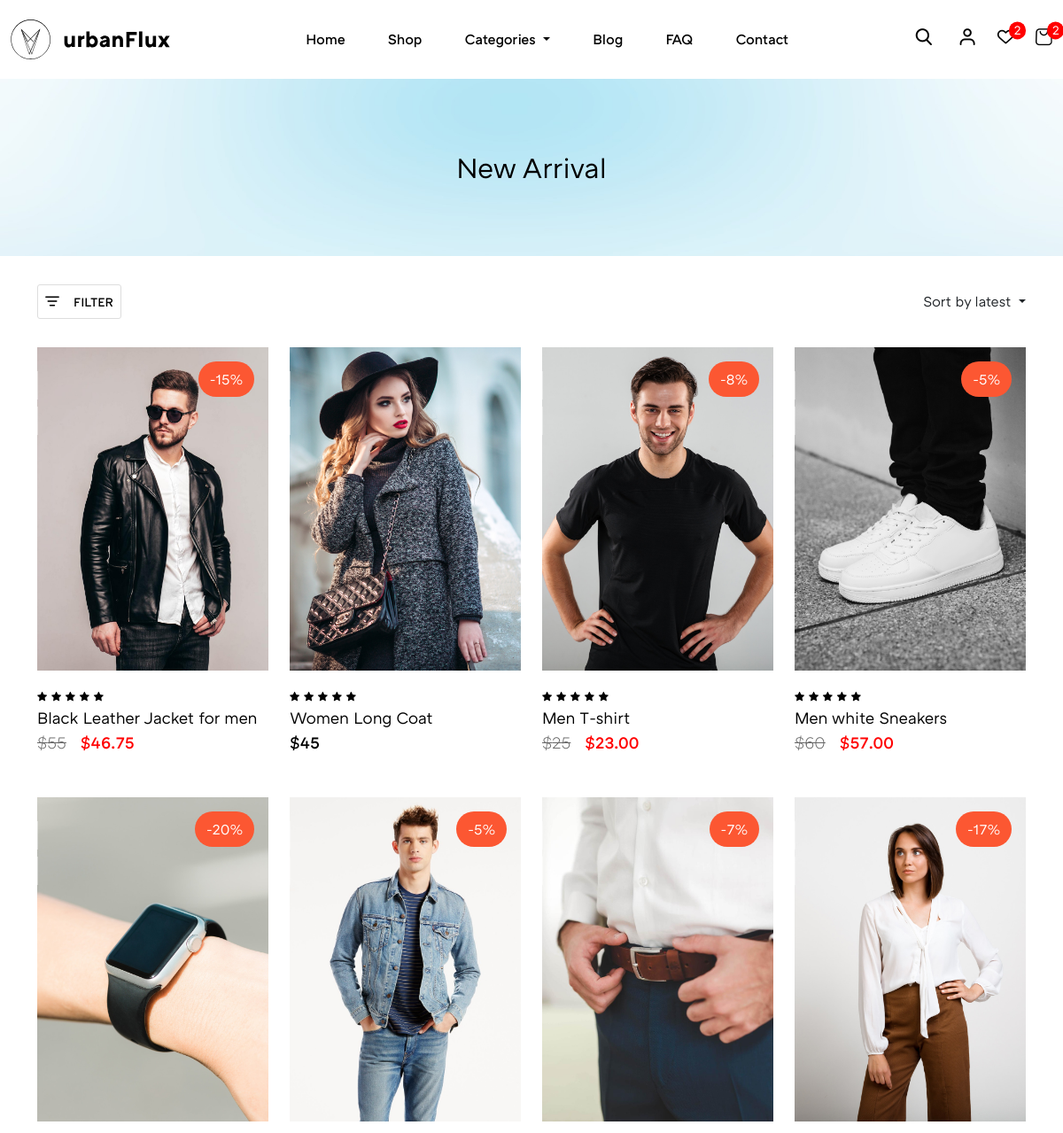
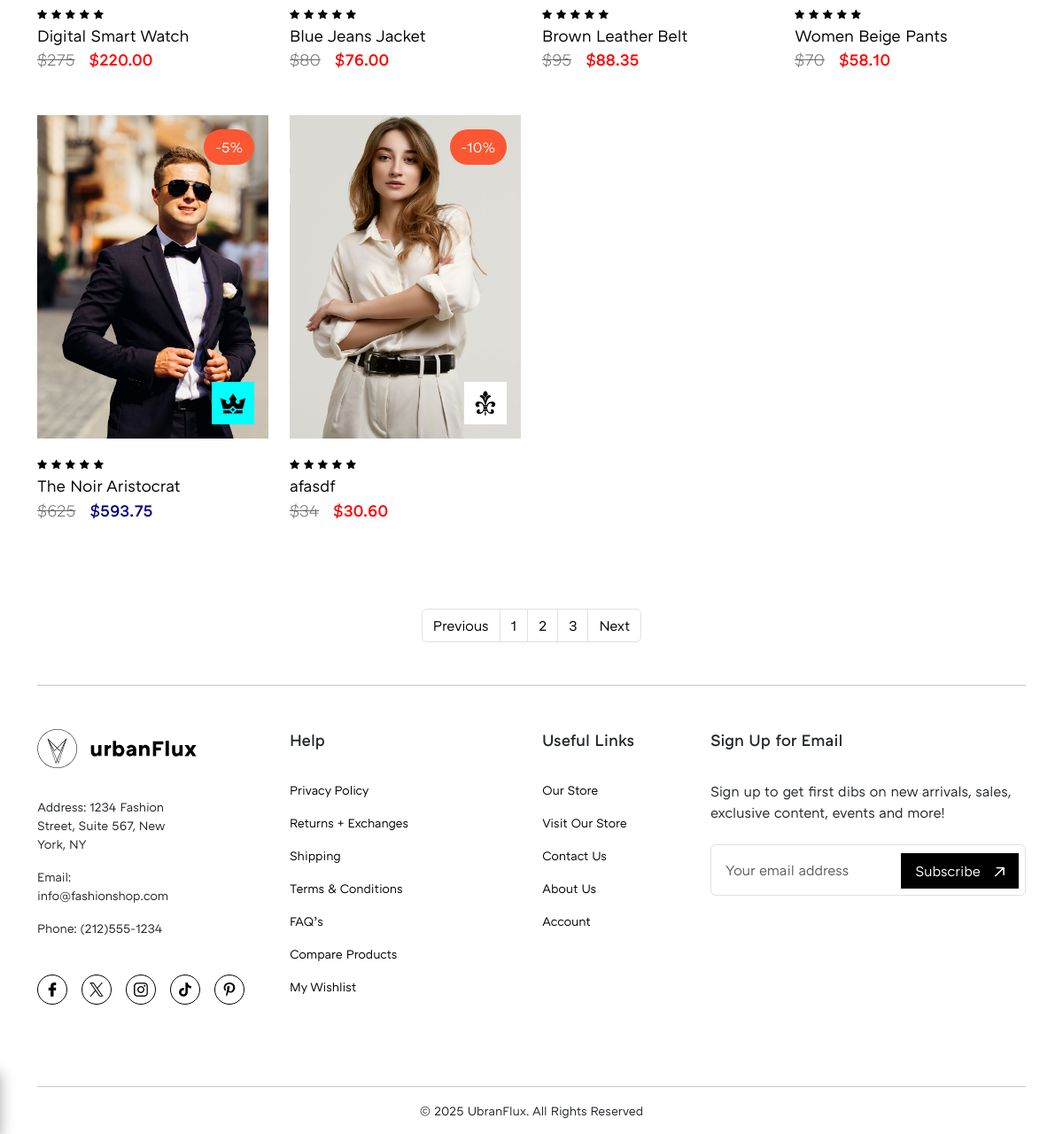
The app's page /shop/ with its own data (2 pictures, top to bottom).
### Site_Settings/models.py (models this page shows)
class Site_Settings(models.Model):
    estimated_delivery = models.TextField(max_length= 200, null=True)
    return_time = models.TextField(max_length= 200 , null=True)
    site_logo = models.FileField(upload_to='site_logo', validators=[validate_logo])
    theme_hero_section = models.ImageField(upload_to= 'theme_hero_section')
    tax_rate = models.IntegerField()
    product_policies = models.TextField(max_length=400)
    class Meta:
        verbose_name = ''
        verbose_name_plural = 'Site Settings'

### Store/models.py (models this page shows, shortened)
class Store(models.Model):
    product_name = models.CharField(max_length=100)
    price = models.IntegerField(null=True)
    product_type = models.CharField(max_length=15, blank=True)
    description = models.TextField(max_length=500)
    Color_1 = models.CharField(max_length=20 , null=True)
    Color_2 = models.CharField(max_length=20, null=True , blank=True)
    Color_3 = models.CharField(max_length=20, null=True , blank=True)
    Feature_1 = models.CharField(max_length=50)
    Feature_2 = models.CharField(max_length=50, null=True , blank=True)
    Feature_3 = models.CharField(max_length=50, null=True , blank=True)
    Size_1 = models.CharField(max_length=20 , null=True)
    Size_2 = models.CharField(max_length=20, null=True , blank=True)
    Size_3 = models.CharField(max_length=20, null=True , blank=True)
    Materials_Care_1 = models.CharField(max_length=50, null=True)
    Materials_Care_2 = models.CharField(max_length=50, null=True , blank=True)
    Materials_Care_3 = models.CharField(max_length=50, null=True , blank=True)
    stock = models.IntegerField()
    sale = models.IntegerField(null=True, blank=True)
    is_available = models.BooleanField(default = True)
    slug =models.SlugField(max_length=100, unique=True)
    Image = models.ImageField(upload_to='Products')
    product_image_1 = models.ImageField(upload_to='Products')
    product_image_2 = models.ImageField(upload_to='Products')
    product_image_3 = models.ImageField(upload_to='Products')
    category = models.ForeignKey(Category, on_delete=models.CASCADE)
    class Meta():
        verbose_name = ''
        verbose_name_plural = 'Product'

### urbax_Flux/views.py (the view)
# urls.py: path('shop/', views.shop, name='shop'),
def shop(request):
    site_settings = Site_Settings.objects.all()
    Products = Store.objects.all()
    categories =  Category.objects.all()
    Data = {
        "site_settings_data": site_settings,
        "Product_Data" : Products,
        "categories_data": categories,
    }
    return render(request, 'shop.html', Data)

### Store/templatetags/custom_tags.py (called while the page is built)
@register.simple_tag
def calculate_discount_price(price, sale):
    try:
        price = float(price)  # Convert price to float
        sale = float(sale)    # Convert sale to float
        if price is not None and sale is not None:
            discounted_price = price * (1 - sale / 100)  # Calculate discounted price
            return floatformat(discounted_price, 2)
    except (ValueError, TypeError):
        pass  # If conversion fails, return the original price
    return price  # If there's no sale or conversion fails, return the original price

### templates/shop.html (shortened to what this page needs)
{% load custom_tags %}
{% load static %}
{% include 'header.html' %}
        <main class="main-content">
            <section class="theme-hero-section">
                <figure>
                    {% for theme in site_settings_data %}
                    <img src="{{theme.theme_hero_section.url}}" alt="">
                    {% endfor %}
                    <figcaption>
                        <h4 class="main-heading-font-medium">New Arrival</h4>
                    </figcaption>
                </figure>
            </section>
            <div class="theme-filters-container">
                <div class="container">
                    <div class="theme-filters-container-inner align-center-bet">
                        <button class="align-center theme-filter-button light-border" id="filter_button"><i
                                class="filter-close icon-filter-icon"></i><small>FILTER</small></button>
                            <div class="nav-item dropdown">
                                <a class="nav-link dropdown-toggle" href="#" id="navbarDropdown" role="button"
                                    data-bs-toggle="dropdown" aria-expanded="false">
                                    Sort by latest
                                </a>
                            </div>
                    </div>
                </div>
            </div>
            <section class="theme-product-cards">
                <div class="container">
                    <div class="theme-product-cards-inner">
                        <div class="row">
                            {% for product in Product_Data %}
                            <div class="col-md-6 col-lg-4 col-xl-3">
                                <div class="product-cards">
                                    <a href="{% url 'product-detail' product.id %}">
                                    <figure>
                                        <img loading="lazy" src="{{product.Image.url}}" alt="">
                                        <figcaption {% if product.category.type == 'LUXURY' %} class="class-prod luxury-prod" {% elif product.category.type == 'FORMAL' %} class="class-prod formal-prod" {% endif %}>
                                                {% if product.sale %}
                                            <span class="sale-off">-{{product.sale}}%</span>
                                            {% else %}
                                            <span class="d_none"></span>
                                            {% endif %}
                                        </figcaption>
                                    </figure>
                                </a>
                                    <div class="info">
                                        <span><i class="icon-rating"></i></span>
                                        <span><i class="icon-rating"></i></span>
                                        <span><i class="icon-rating"></i></span>
                                        <span><i class="icon-rating"></i></span>
                                        <span><i class="icon-rating"></i></span>
                                        <a href="{% url 'product-detail' product.id %}" class="product-carousel-anchor">{{product.product_name}}</a>
                                        {% if product.sale >= 1 %}
                                        <small class="before-price">${{product.price}}</small><span><small  class="red_color px-3  {% if product.category.type == 'LUXURY' %} luxury_color {% endif %}">${% calculate_discount_price product.price product.sale %}</small></span>
                                        {% else %}
                                      <small  class="{% if product.category.type == 'LUXURY' %} luxury_color {% else %}{% endif %}">${{product.price}}</small>
                                      {% endif %}
                                    </div>
                                </div>
                            </div>
                            {% endfor %}
                        </div>
                    </div>
                    <div class="pagination just-center my-5">
                        <nav aria-label="Page navigation example">
                            <ul class="pagination">
                              <li class="page-item"><a class="page-link" href="#">Previous</a></li>
                              <li class="page-item"><a class="page-link" href="#">1</a></li>
                              <li class="page-item"><a class="page-link" href="#">2</a></li>
                              <li class="page-item"><a class="page-link" href="#">3</a></li>
                              <li class="page-item"><a class="page-link" href="#">Next</a></li>
                            </ul>
                          </nav>
                    </div>
                </div>
            </section>
        </main>
        {% include 'footer.html' %}

### templates/header.html (shortened to what this page needs)
{% load static %}
<!DOCTYPE html>
<html lang="en">
<head>
  <link rel="stylesheet" href="{% static 'assets/libs/swiper.css' %}">
  <link rel="stylesheet" href=" {% static 'assets/css/main.css' %}">
</head>
<body>
  <div class="site-wrapper">
    <header class="header">
      <nav class="navbar navbar-expand-lg main-navbar">
        <div class="container container-lg">
          {% for logo in site_settings_data %}
          <a class="navbar-brand" href="#">
            <img src="{{logo.site_logo.url}}" class="site-logo" alt="">
          </a>
          {% endfor %}
          <div class="collapse navbar-collapse" id="navbarSupportedContent">
            <ul class="navbar-nav me-auto mb-2 mb-lg-0">
              <li class="nav-item  nav-bar-links">
                <a class="nav-link active" aria-current="page" href="{% url 'home' %}">Home</a>
              </li>
              <li class="nav-item nav-bar-links">
                <a class="nav-link" href="{% url 'shop' %}">Shop</a>
              </li>
              <li class="nav-item dropdown nav-bar-links">
                <a class="nav-link dropdown-toggle" href="#" id="navbarDropdown" role="button" data-bs-toggle="dropdown"
                  aria-expanded="false">
                  Categories
                </a>
              </li>
              <li class="nav-item nav-bar-links">
                <a class="nav-link" href="#">Blog</a>
              </li>
              <li class="nav-item nav-bar-links">
                <a class="nav-link" href="#">FAQ</a>
              </li>
              <li class="nav-item nav-bar-links">
                <a class="nav-link" href="#">Contact</a>
              </li>
            </ul>
            <ul class="nav-right-links align-center">
                <li>
                  <button class="lg-hide links-hover" id="search-btn"><i  class="icon-search"></i></button>
                </li>
              <li><a href="{% url 'login' %}" class="links-hover lg-hide"><i class="icon-login"></i></a></li>
              <li><a href="{% url 'wishlist' %}" class="links-hover lg-hide count"><i class="icon-favourite"></i><span><small>2</small></span></a></li>
              <li><a href="{% url 'Shopping-cart' %}" class="links-hover lg-hide count"><i class="icon-cart"></i><span><small>2</small></span></a></li>
            </ul>
          </div>
        </div>
      </nav>
    </header>

### templates/footer.html (shortened to what this page needs)
{% load static %}
<footer class="footer">
    <div class="container">
      <hr class="my-5">
      <div class="footer-inner">
        <div class="row">
          <div class="col-md-12 col-lg-6 col-xl-2">
            <div class="col-inner">
              {% for logo in site_settings_data %}
              <img loading="lazy" src="{{logo.site_logo.url}}" class="site-logo" alt="">
              {% endfor %}
              <ul class="mb-5">
                <li>
                  <small>Address: 1234 Fashion Street, Suite 567,
                    New York, NY</small>
                </li>
                <li>
                  <small>Email: info@fashionshop.com</small>
                </li>
                <li>
                  <small>Phone: (212)555-1234</small>
                </li>
              </ul>
              <ul class="footer-social-media-icons">
                <li><a href=""><i class="icon-facebook"></i></a></li>
                <li><a href=""><i class="icon-twitter"></i></a></li>
                <li><a href=""><i class="icon-instagram"></i></a></li>
                <li><a href=""><i class="icon-tiktok"></i></a></li>
                <li><a href=""><i class="icon-pinterest"></i></a></li>
              </ul>
            </div>
          </div>
          <div class="col-md-12 col-lg-6 col-xl-2 offset-xl-1">
            <div class="col-inner">
              <strong class="col-title">Help</strong>
              <ul>
                <li><a href=""><small>Privacy Policy</small></a></li>
                <li><a href=""><small>Returns + Exchanges</small></a></li>
                <li><a href=""><small>Shipping</small></a></li>
                <li><a href=""><small>Terms & Conditions</small></a></li>
                <li><a href=""><small>FAQ’s</small></a></li>
                <li><a href=""><small>Compare Products</small></a></li>
                <li><a href=""><small>My Wishlist</small></a></li>
              </ul>
            </div>
          </div>
          <div class="col-md-12 col-lg-6 col-xl-2 offset-xl-1">
            <div class="col-inner">
              <strong class="col-title">Useful Links</strong>
              <ul>
                <li><a href=""><small>Our Store</small></a></li>
                <li><a href=""><small>Visit Our Store</small></a></li>
                <li><a href=""><small>Contact Us</small></a></li>
                <li><a href=""><small>About Us</small></a></li>
                <li><a href=""><small>Account</small></a></li>
              </ul>
            </div>
          </div>
          <div class="col-md-12 col-lg-6 col-xl-4">
            <div class="col-inner">
              <strong class="col-title">Sign Up for Email</strong>
              <p class="mb-4">Sign up to get first dibs on new arrivals, sales, exclusive content, events and more!</p>
              <form class="row g-3">
                <div class="col-md-12 news-letter-input">
                  <input type="email" class="form-control" placeholder="Your email address" id="inputEmail4">
                  <button type="submit" class="news-letter-subscribe subscribe-button">Subscribe<i class="icon-theme-link link-arrow"></i></button>
                </div>
              </form>
            </div>
          </div>
        </div>
      </div>
      <hr class="mt-5">
      <div class="copyright mb-3 just-center">
          <small>&copy 2025 UbranFlux. All Rights Reserved</small>
      </div>
    </div>
  </footer>
</div>
</body>
</html>

### records on screen
Site_Settings: site_logo (picture), theme_hero_section (picture)
Store: Image (picture), sale "15", product_name "Black Leather Jacket for men", price "55", price+sale "46.75"
Store: Image (picture), product_name "Women Long Coat", price "45"
Store: Image (picture), sale "8", product_name "Men T-shirt", price "25", price+sale "23.00"
Store: Image (picture), sale "5", product_name "Men white Sneakers", price "60", price+sale "57.00"
Store: Image (picture), sale "20", product_name "Digital Smart Watch", price "275", price+sale "220.00"
Store: Image (picture), sale "5", product_name "Blue Jeans Jacket", price "80", price+sale "76.00"
Store: Image (picture), sale "7", product_name "Brown Leather Belt", price "95", price+sale "88.35"
Store: Image (picture), sale "17", product_name "Women Beige Pants", price "70", price+sale "58.10"
Store: Image (picture), sale "5", product_name "The Noir Aristocrat", price "625", price+sale "593.75"
Store: Image (picture), sale "10", product_name "afasdf", price "34", price+sale "30.60"
